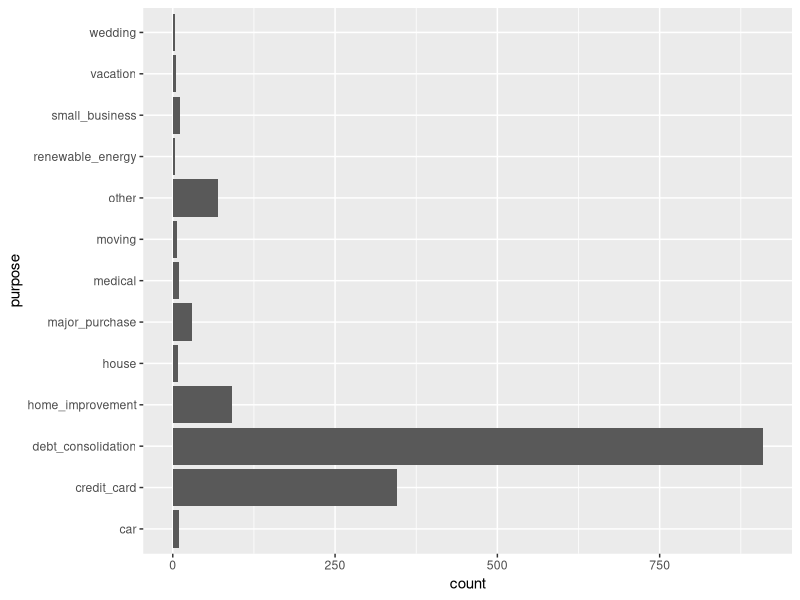
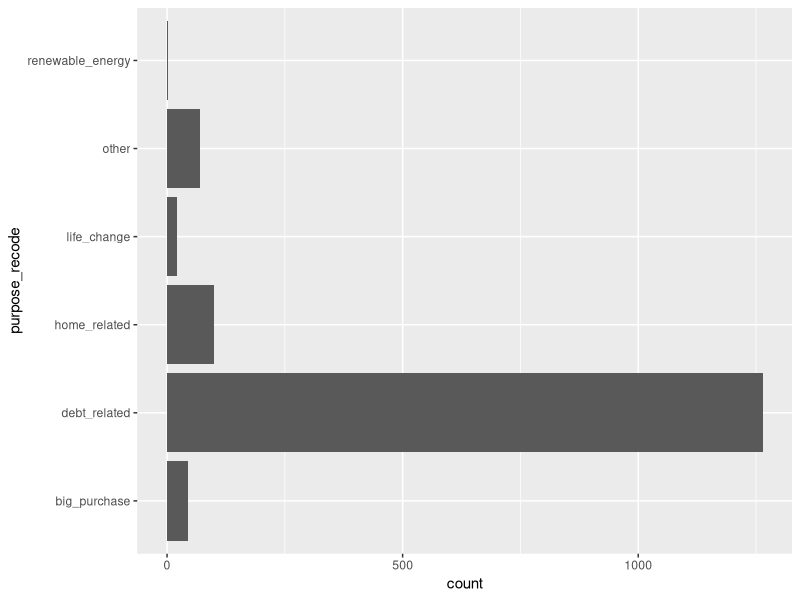
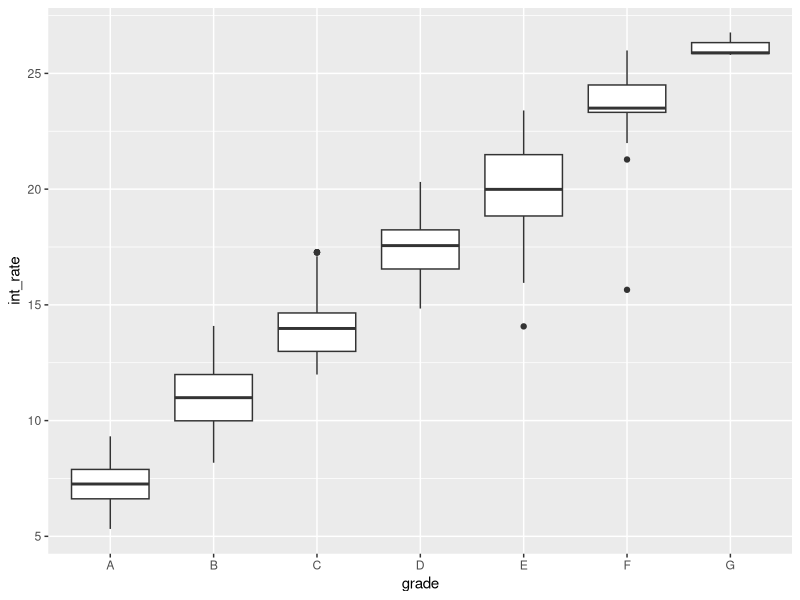
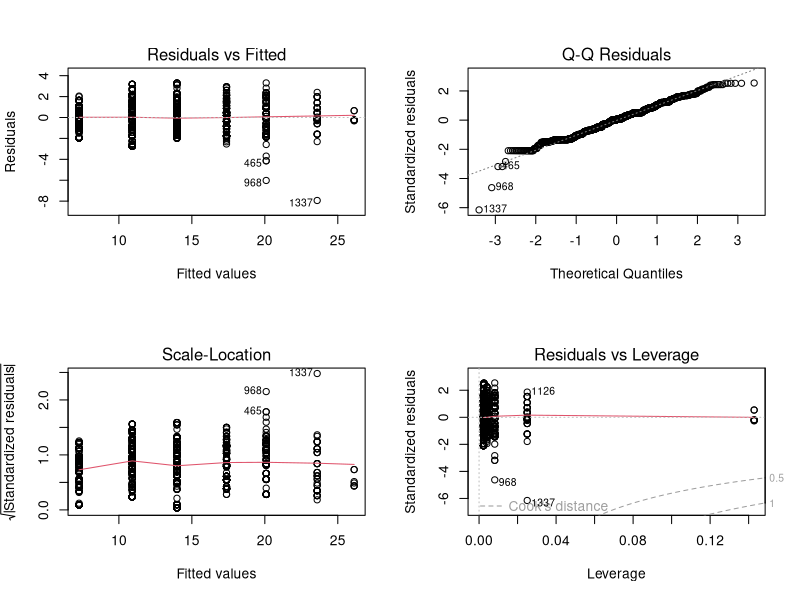

R code for these plots, in order: (Note: this script raises an error after producing the figures.)
library(tidyverse)
library(ggplot2)
library(broom)
library(pwr)
lendingclub <- read_csv("lendingclub.csv")
View(lendingclub)

# Examine the variables with glimpse()
glimpse(lendingclub)

# Find median loan_amnt, mean int_rate, and mean annual_inc with summarise()
lendingclub %>% summarize(median(loan_amnt), mean(int_rate), mean(annual_inc))

# Use ggplot2 to build a bar chart of purpose
ggplot(data=lendingclub, aes(x = purpose)) + 
  geom_bar() +
  coord_flip()

# Use recode() to create the new purpose_recode variable
lendingclub$purpose_recode <- lendingclub$purpose %>% recode( 
  "credit_card" = "debt_related", 
  "debt_consolidation" = "debt_related",
  "medical" = "debt_related",
  "car" = "big_purchase", 
  "major_purchase" = "big_purchase", 
  "vacation" = "big_purchase",
  "moving" = "life_change", 
  "small_business" = "life_change", 
  "wedding" = "life_change",
  "house" = "home_related", 
  "home_improvement" = "home_related")

# Use ggplot2 to build a new bar chart of purpose_recode
ggplot(data=lendingclub, aes(x = purpose_recode)) + 
  geom_bar() +
  coord_flip()

# Build a linear regression model, purpose_recode_model
purpose_recode_model <- lm(funded_amnt ~ purpose_recode, data = lendingclub)

# Examine results of purpose_recode_model
summary(purpose_recode_model)

# Get anova results and save as purpose_recode_anova
purpose_recode_anova <- anova(purpose_recode_model)

# Print purpose_recode_anova
print(purpose_recode_anova)

# Examine class of purpose_recode_anova
class(purpose_recode_anova)

# Use aov() to build purpose_aov
purpose_aov <- aov(funded_amnt ~ purpose_recode, data = lendingclub)

# Conduct Tukey's HSD test to create tukey_output
tukey_output <- TukeyHSD(purpose_aov, "purpose_recode", conf.level = 0.95)

# Tidy tukey_output to make sense of the results
tidy(tukey_output)

# Use aov() to build purpose_emp_aov
purpose_emp_aov <- aov(funded_amnt ~ purpose_recode + emp_length, data = lendingclub)

# Print purpose_emp_aov to the console
print(purpose_emp_aov)

# Call summary() to see the p-values
summary(purpose_emp_aov)

# Examine the summary of int_rate
summary(lendingclub$int_rate)

# Examine int_rate by grade
lendingclub %>% 
  group_by(grade) %>% 
  summarise(mean = mean(int_rate), var = var(int_rate), median = median(int_rate))

# Make a boxplot of int_rate by grade
ggplot(lendingclub, aes(x = grade, y = int_rate)) +
  geom_boxplot()

# Use aov() to create grade_aov plus call summary() to print results
grade_aov <- aov(int_rate ~ grade, data = lendingclub)
summary(grade_aov)

# For a 2x2 grid of plots:
par(mfrow=c(2, 2))

# Plot grade_aov
plot(grade_aov)

# Bartlett's test for homogeneity of variance
bartlett.test(int_rate ~ grade, data = lendingclub)

# Conduct the Kruskal-Wallis rank sum test
kruskal.test(int_rate ~ grade,
             data = lendingclub)

?pwr.t.test
# Use the correct function from pwr to find the sample size
pwr.t.test(n = NULL, 
           d = 0.2, 
           sig.level = 0.05, 
           power = 0.8, 
           alternative = "two.sided")
?write_csv
?t.test

# Plot the A/B test results
ggplot(lendingclub_ab, aes(x = Group, y = loan_amnt)) + 
  geom_boxplot()

# Conduct a two-sided t-test
t.test(loan_amnt ~ Group, data = lendingclub_ab, alternative = "two.sided")

# Build lendingclub_multi
lendingclub_multi <-lm(loan_amnt ~ Group + grade + verification_status, data = lendingclub_ab)

# Examine lendingclub_multi results
tidy(lendingclub_multi)
